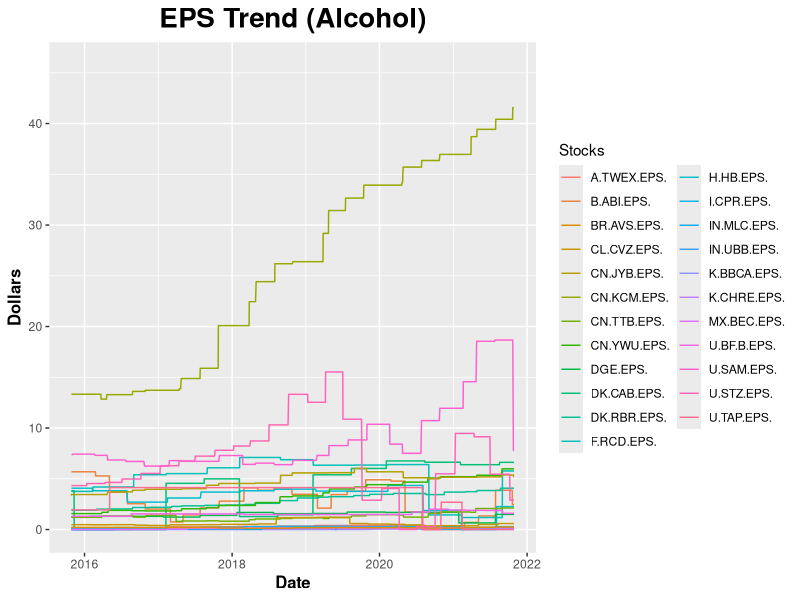

Generate this figure with R: (Note: this script raises an error after producing the figure.)
# List of required pacakges
required_pkgs <- c(
    "data.table", "ggplot2"
)

# Empty list to hold dependencies that are not isntalled
not_met_dependencies <- c()

# Check if required packages are installed
for (pkg in required_pkgs) {
    if (!(pkg %in% rownames(installed.packages()))) {
        not_met_dependencies <- c(not_met_dependencies, pkg)
    }
}

# Install missing packages
if (length(not_met_dependencies) != 0) {
    install.packages(not_met_dependencies)
}

# Load libraries
library("data.table")
library("ggplot2")

# Read the csv
data <- read.csv("./datasets/Pre_Processed/Alcohol_cleaned_converted.csv", header = T)

# Convert it to a data frame
df <- as.data.frame(data)

# Grep EPS
eps <- df[, grep("(EPS)", colnames(df))]

# Bind the data col with the eps data
eps <- cbind(df[, 1], eps)

# Set the col name for the data
colnames(eps)[1] <- "date"

# Format dates
eps_date <- as.Date(gsub("/", "-", eps$date, ), "%m-%d-%y")

# Remove the date column
eps <- eps[, -1]

# Colors to use
# line_colors <- rainbow(ncol(eps))

# PDF settings
pdf("./datasets/Processed/EPS/alcohol_eps.pdf", width = 12, height = 8, compress = T)


# Create base chart
chart <- ggplot(eps, aes(x = eps_date)) +
    ggtitle("EPS Trend (Alcohol)") +
    theme(
        plot.title = element_text(size = 20, face = "bold", hjust = 0.5),
        axis.title = element_text(size = 12, face = "bold"),
    ) +
    xlab("Date") +
    ylab("Dollars") +
    ylim(0, max(eps) * 1.1)



# Add the data of each stock to the based chart
for (i in seq_len(ncol(eps))) {
    chart <- chart +
        geom_line(aes_(
            y = eps[, i],
            group = colnames(eps)[i],
            color = colnames(eps)[i],
        ))
}

# Change legend box title
chart$labels$colour <- "Stocks"

# Print the chart
print(chart)
dev.off()


# Write to CSV
write.csv(eps, "./datasets/Processed/EPS/alcohol_eps.csv", row.names = F)
